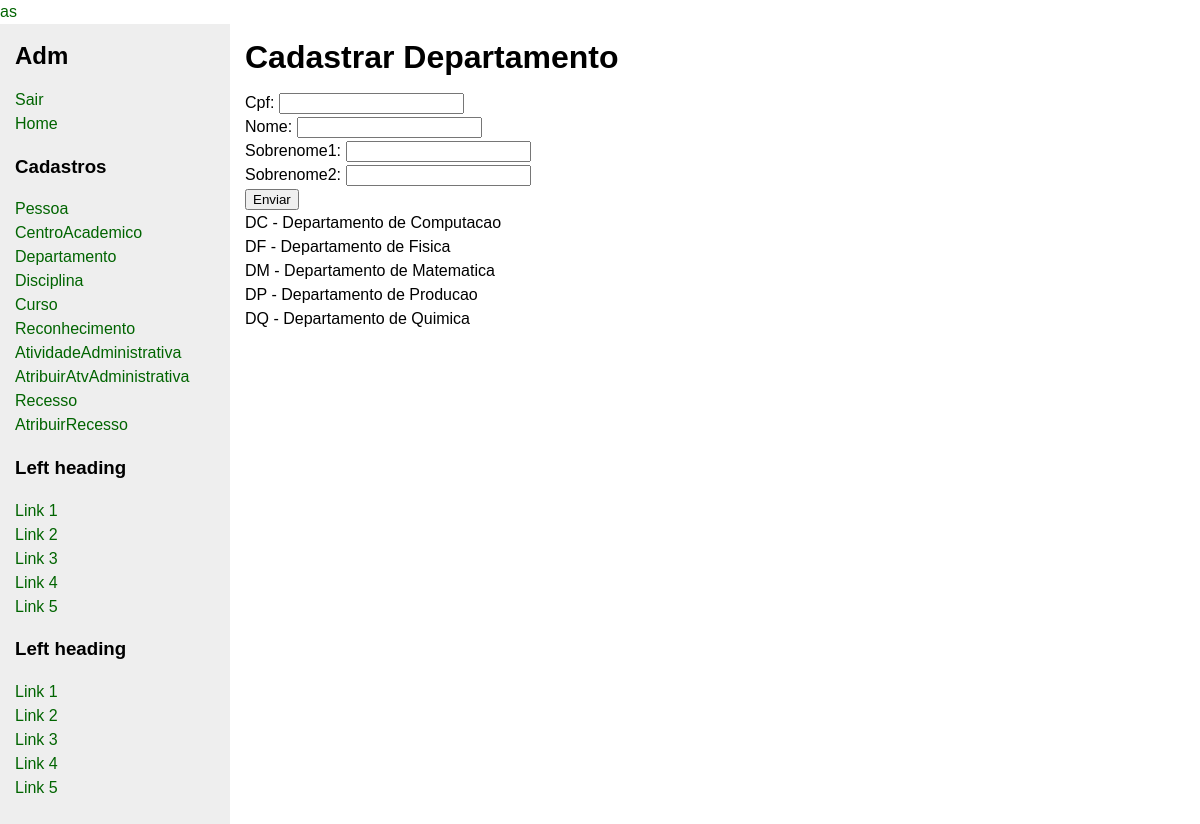
Screenshot of /LabBDinterface-master/criarPessoa.php with the database file from the repository.
### tables this page shows
CREATE TABLE departamento (
    sigla               CHAR(10),
    nome                CHAR(255),
    CONSTRAINT departamento_pk PRIMARY KEY(sigla)
);

### LabBDinterface-master/criarPessoa.php (the view, shortened to what this page needs)
<!DOCTYPE html>
<html>
 <head>
<div class id=head>
as
</div>
 </head>
 <body>
   <div id="wrapper">
     <main>
       <div id="content">
         <div class="innertube">
           <h1>Cadastrar Departamento</h1>
           <p>
             <form action="criaPessoa.php" method="post">
             Cpf:  <input type="text" name="cpf"/><br>
             Nome: <input type="text" name="nome"/><br>
             Sobrenome1: <input type="text" name="sobrenome1"/><br>
             Sobrenome2: <input type="text" name="sobrenome2"/><br>
             <input type="submit" value="Enviar" name="submit">
             </form>
             <?php
             $host     = "localhost";
             $port     = 3306;
             $socket   = "";
             $user     = "root";
             $password = "";
             $dbname   = "labbd";
             $con = new mysqli($host, $user, $password, $dbname, $port, $socket)
                     or die ('Could not connect to the database server' . mysqli_connect_error());
             $sql = "SELECT sigla,nome FROM departamento";
             $result = $con->query($sql);
             if ($result->num_rows > 0) {
                 while($row = $result->fetch_assoc()) {
                     echo  $row["sigla"]. " - " . $row["nome"]. "<br>";
                 }
             } else {
                 echo "0 results";
             }
          ?>
           </p>
         </div>
       </div>
     </main>
     <nav id="nav">
       <div class="innertube">
         <h2>Adm</h2>
         <ul><a href= http://localhost/my_site/Index.php>Sair</a></ul>
         <ul><a href= http://localhost/my_site/admIndex.php>Home</a></ul>
         <h3>Cadastros</h3>
         <ul>
           <li><a href="#">Pessoa</a></li>
           <li><a href="http://localhost/my_site/criarCentroAcademico.php">CentroAcademico</a></li>
           <li><a href="http://localhost/my_site/criarDepartamento.php">Departamento</a></li>
           <li><a href="http://localhost/my_site/criarDisciplina.php">Disciplina</a></li>
           <li><a href="http://localhost/my_site/criarCurso.php">Curso</a></li>
           <li><a href="http://localhost/my_site/criarReconhecimento.php">Reconhecimento</a></li>
           <li><a href="http://localhost/my_site/criarAtividadeAdministrativa.php">AtividadeAdministrativa</a></li>
           <li><a href="http://localhost/my_site/criarPossuiAtividadeAdministrativa.php">AtribuirAtvAdministrativa</a></li>
           <li><a href="http://localhost/my_site/criarRecesso.php">Recesso</a></li>
           <li><a href="http://localhost/my_site/criarPossuiRecesso.php">AtribuirRecesso</a></li>
         </ul>
         <h3>Left heading</h3>
         <ul>
           <li><a href="#">Link 1</a></li>
           <li><a href="#">Link 2</a></li>
           <li><a href="#">Link 3</a></li>
           <li><a href="#">Link 4</a></li>
           <li><a href="#">Link 5</a></li>
         </ul>
         <h3>Left heading</h3>
         <ul>
           <li><a href="#">Link 1</a></li>
           <li><a href="#">Link 2</a></li>
           <li><a href="#">Link 3</a></li>
           <li><a href="#">Link 4</a></li>
           <li><a href="#">Link 5</a></li>
         </ul>
       </div>
     </nav>
   </div>
 </body>
</html>

### LabBDinterface-master/criarPessoa.php (style rules this page uses)
body { margin:0; padding:0; font-family: Sans-Serif; line-height: 1.5em; }
main { padding-bottom: 10010px; margin-bottom: -10000px; float: left; width: 100%; }
#nav { float: left; width: 230px; margin-left: -100%; padding-bottom: 10010px; margin-bottom: -10000px; background: #eee; }
#wrapper { overflow: hidden; }
#content { margin-left: 230px; }
.innertube { margin: 15px; margin-top: 0; }
p { color: #555; }
nav ul { list-style-type: none; margin: 0; padding: 0; }
nav ul a { color: darkgreen; text-decoration: none; }
#head { color: darkgreen; }

### rows the page displays
departamento: sigla "DC", nome "Departamento de Computacao"
departamento: sigla "DF", nome "Departamento de Fisica"
departamento: sigla "DM", nome "Departamento de Matematica"
departamento: sigla "DP", nome "Departamento de Producao"
departamento: sigla "DQ", nome "Departamento de Quimica"
